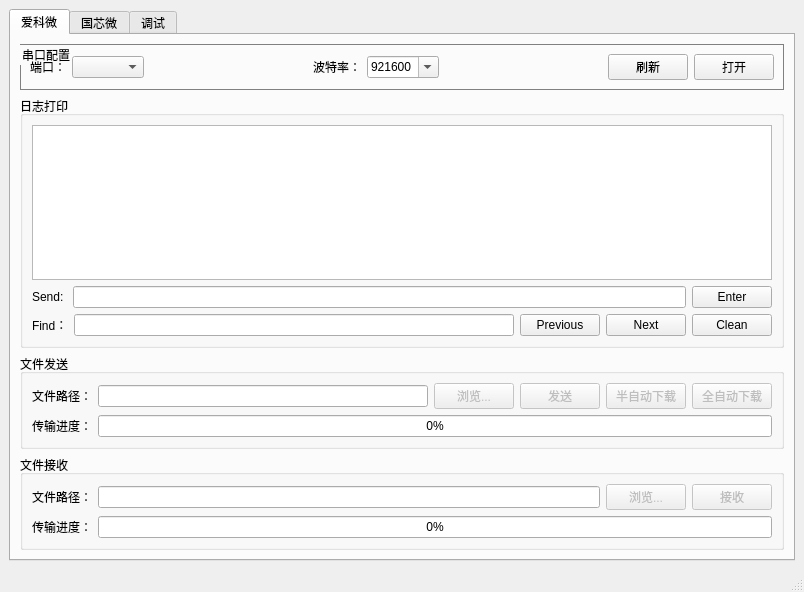
<?xml version="1.0" encoding="UTF-8"?>
<ui version="4.0">
 <class>MainWindow</class>
 <widget class="QMainWindow" name="MainWindow">
  <property name="geometry">
   <rect>
    <x>0</x>
    <y>0</y>
    <width>804</width>
    <height>592</height>
   </rect>
  </property>
  <property name="windowTitle">
   <string>MainWindow</string>
  </property>
  <property name="windowIcon">
   <iconset resource="resource.qrc">
    <normaloff>:/logo/resource/SerialPortYmodem.ico</normaloff>:/logo/resource/SerialPortYmodem.ico</iconset>
  </property>
  <widget class="QWidget" name="centralwidget">
   <layout class="QVBoxLayout" name="verticalLayout_3">
    <item>
     <widget class="QTabWidget" name="tabWidget">
      <property name="currentIndex">
       <number>0</number>
      </property>
      <widget class="QWidget" name="aic">
       <attribute name="title">
        <string>爱科微</string>
       </attribute>
       <layout class="QVBoxLayout" name="verticalLayout_4">
        <item>
         <widget class="QGroupBox" name="groupBox">
          <property name="contextMenuPolicy">
           <enum>Qt::ContextMenuPolicy::DefaultContextMenu</enum>
          </property>
          <property name="styleSheet">
           <string notr="true">QGroupBox{
    border-width:1px;
    border-style:solid;
    #border-radius: 5px;
    border-color:gray;
    margin-top:0.5ex;
}</string>
          </property>
          <property name="title">
           <string>串口配置</string>
          </property>
          <layout class="QHBoxLayout" name="horizontalLayout">
           <item>
            <widget class="QLabel" name="label">
             <property name="text">
              <string>端口：</string>
             </property>
            </widget>
           </item>
           <item>
            <widget class="QComboBox" name="comPort">
             <property name="maxVisibleItems">
              <number>12</number>
             </property>
            </widget>
           </item>
           <item>
            <spacer name="horizontalSpacer">
             <property name="orientation">
              <enum>Qt::Orientation::Horizontal</enum>
             </property>
             <property name="sizeHint" stdset="0">
              <size>
               <width>40</width>
               <height>20</height>
              </size>
             </property>
            </spacer>
           </item>
           <item>
            <widget class="QLabel" name="label_2">
             <property name="text">
              <string>波特率：</string>
             </property>
            </widget>
           </item>
           <item>
            <widget class="QComboBox" name="comBaudRate">
             <property name="editable">
              <bool>true</bool>
             </property>
             <property name="currentText">
              <string>921600</string>
             </property>
             <property name="currentIndex">
              <number>0</number>
             </property>
             <property name="maxVisibleItems">
              <number>12</number>
             </property>
             <item>
              <property name="text">
               <string>921600</string>
              </property>
             </item>
             <item>
              <property name="text">
               <string>460800</string>
              </property>
             </item>
             <item>
              <property name="text">
               <string>230400</string>
              </property>
             </item>
             <item>
              <property name="text">
               <string>115200</string>
              </property>
             </item>
             <item>
              <property name="text">
               <string>57600</string>
              </property>
             </item>
             <item>
              <property name="text">
               <string>38400</string>
              </property>
             </item>
             <item>
              <property name="text">
               <string>19200</string>
              </property>
             </item>
             <item>
              <property name="text">
               <string>9600</string>
              </property>
             </item>
             <item>
              <property name="text">
               <string>4800</string>
              </property>
             </item>
             <item>
              <property name="text">
               <string>2400</string>
              </property>
             </item>
             <item>
              <property name="text">
               <string>1200</string>
              </property>
             </item>
            </widget>
           </item>
           <item>
            <spacer name="horizontalSpacer_2">
             <property name="orientation">
              <enum>Qt::Orientation::Horizontal</enum>
             </property>
             <property name="sizeHint" stdset="0">
              <size>
               <width>40</width>
               <height>20</height>
              </size>
             </property>
            </spacer>
           </item>
           <item>
            <widget class="QPushButton" name="RefreshButton">
             <property name="text">
              <string>刷新</string>
             </property>
            </widget>
           </item>
           <item>
            <widget class="QPushButton" name="comButton">
             <property name="text">
              <string>打开</string>
             </property>
            </widget>
           </item>
          </layout>
         </widget>
        </item>
        <item>
         <widget class="QGroupBox" name="groupBox_4">
          <property name="styleSheet">
           <string notr="true"/>
          </property>
          <property name="title">
           <string>日志打印</string>
          </property>
          <layout class="QVBoxLayout" name="verticalLayout_5">
           <item>
            <widget class="QTextEdit" name="Uart_Output">
             <property name="font">
              <font>
               <pointsize>10</pointsize>
              </font>
             </property>
            </widget>
           </item>
           <item>
            <layout class="QHBoxLayout" name="horizontalLayout_9">
             <item>
              <widget class="QLabel" name="label_send">
               <property name="text">
                <string>Send: </string>
               </property>
              </widget>
             </item>
             <item>
              <widget class="QLineEdit" name="LineEdit_send"/>
             </item>
             <item>
              <widget class="QPushButton" name="Button_send_enter">
               <property name="text">
                <string>Enter</string>
               </property>
              </widget>
             </item>
            </layout>
           </item>
           <item>
            <layout class="QHBoxLayout" name="horizontalLayout_7">
             <item>
              <widget class="QLabel" name="label_7">
               <property name="text">
                <string>Find：</string>
               </property>
              </widget>
             </item>
             <item>
              <widget class="QLineEdit" name="LineEdit_Search"/>
             </item>
             <item>
              <widget class="QPushButton" name="Button_Find_Previous">
               <property name="text">
                <string>Previous</string>
               </property>
              </widget>
             </item>
             <item>
              <widget class="QPushButton" name="Button_Find_Next">
               <property name="maximumSize">
                <size>
                 <width>16777215</width>
                 <height>16777215</height>
                </size>
               </property>
               <property name="text">
                <string>Next</string>
               </property>
              </widget>
             </item>
             <item>
              <widget class="QPushButton" name="Button_Clean_Uart">
               <property name="text">
                <string>Clean</string>
               </property>
              </widget>
             </item>
            </layout>
           </item>
          </layout>
         </widget>
        </item>
        <item>
         <widget class="QGroupBox" name="groupBox_2">
          <property name="styleSheet">
           <string notr="true"/>
          </property>
          <property name="title">
           <string>文件发送</string>
          </property>
          <layout class="QVBoxLayout" name="verticalLayout">
           <item>
            <layout class="QHBoxLayout" name="horizontalLayout_2">
             <item>
              <widget class="QLabel" name="label_3">
               <property name="text">
                <string>文件路径：</string>
               </property>
              </widget>
             </item>
             <item>
              <widget class="QLineEdit" name="transmitPath">
               <property name="readOnly">
                <bool>false</bool>
               </property>
              </widget>
             </item>
             <item>
              <widget class="QPushButton" name="transmitBrowse">
               <property name="enabled">
                <bool>false</bool>
               </property>
               <property name="text">
                <string>浏览...</string>
               </property>
              </widget>
             </item>
             <item>
              <widget class="QPushButton" name="transmitButton">
               <property name="enabled">
                <bool>false</bool>
               </property>
               <property name="text">
                <string>发送</string>
               </property>
              </widget>
             </item>
             <item>
              <widget class="QPushButton" name="Button_semi_auto_load">
               <property name="enabled">
                <bool>false</bool>
               </property>
               <property name="maximumSize">
                <size>
                 <width>16777215</width>
                 <height>16777215</height>
                </size>
               </property>
               <property name="text">
                <string>半自动下载</string>
               </property>
              </widget>
             </item>
             <item>
              <widget class="QPushButton" name="Button_fully_auto_load">
               <property name="enabled">
                <bool>false</bool>
               </property>
               <property name="text">
                <string>全自动下载</string>
               </property>
              </widget>
             </item>
            </layout>
           </item>
           <item>
            <layout class="QHBoxLayout" name="horizontalLayout_3">
             <item>
              <widget class="QLabel" name="label_5">
               <property name="text">
                <string>传输进度：</string>
               </property>
              </widget>
             </item>
             <item>
              <widget class="QProgressBar" name="transmitProgress">
               <property name="maximumSize">
                <size>
                 <width>16777215</width>
                 <height>16777215</height>
                </size>
               </property>
               <property name="contextMenuPolicy">
                <enum>Qt::ContextMenuPolicy::DefaultContextMenu</enum>
               </property>
               <property name="styleSheet">
                <string notr="true">QProgressBar::chunk
{
border-radius:11px;
background:qlineargradient(spread:pad,x1:0,y1:0,x2:1,y2:0,stop:0 #01FAFF,stop:1  #26B4FF);
}
QProgressBar#progressBar
{
height:22px;
text-align:center;
font-size:14px;
color:white;
border-radius:11px;
background: #1D5573 ;
}</string>
               </property>
               <property name="value">
                <number>0</number>
               </property>
               <property name="alignment">
                <set>Qt::AlignmentFlag::AlignCenter</set>
               </property>
               <property name="orientation">
                <enum>Qt::Orientation::Horizontal</enum>
               </property>
              </widget>
             </item>
            </layout>
           </item>
          </layout>
         </widget>
        </item>
        <item>
         <widget class="QGroupBox" name="groupBox_3">
          <property name="styleSheet">
           <string notr="true"/>
          </property>
          <property name="title">
           <string>文件接收</string>
          </property>
          <layout class="QVBoxLayout" name="verticalLayout_2">
           <item>
            <layout class="QHBoxLayout" name="horizontalLayout_4">
             <item>
              <widget class="QLabel" name="label_4">
               <property name="text">
                <string>文件路径：</string>
               </property>
              </widget>
             </item>
             <item>
              <widget class="QLineEdit" name="receivePath">
               <property name="readOnly">
                <bool>true</bool>
               </property>
              </widget>
             </item>
             <item>
              <widget class="QPushButton" name="receiveBrowse">
               <property name="enabled">
                <bool>false</bool>
               </property>
               <property name="text">
                <string>浏览...</string>
               </property>
              </widget>
             </item>
             <item>
              <widget class="QPushButton" name="receiveButton">
               <property name="enabled">
                <bool>false</bool>
               </property>
               <property name="text">
                <string>接收</string>
               </property>
              </widget>
             </item>
            </layout>
           </item>
           <item>
            <layout class="QHBoxLayout" name="horizontalLayout_5">
             <item>
              <widget class="QLabel" name="label_6">
               <property name="text">
                <string>传输进度：</string>
               </property>
              </widget>
             </item>
             <item>
              <widget class="QProgressBar" name="receiveProgress">
               <property name="styleSheet">
                <string notr="true">QProgressBar::chunk
{
border-radius:11px;
background:qlineargradient(spread:pad,x1:0,y1:0,x2:1,y2:0,stop:0 #01FAFF,stop:1  #26B4FF);
}
QProgressBar#progressBar
{
height:22px;
text-align:center;
font-size:14px;
color:white;
border-radius:11px;
background: #1D5573 ;
}</string>
               </property>
               <property name="value">
                <number>0</number>
               </property>
               <property name="alignment">
                <set>Qt::AlignmentFlag::AlignCenter</set>
               </property>
              </widget>
             </item>
            </layout>
           </item>
          </layout>
         </widget>
        </item>
       </layout>
      </widget>
      <widget class="QWidget" name="apus">
       <attribute name="title">
        <string>国芯微</string>
       </attribute>
       <layout class="QVBoxLayout" name="verticalLayout_9">
        <item>
         <widget class="QGroupBox" name="groupBox_7">
          <property name="title">
           <string>串口配置</string>
          </property>
          <layout class="QHBoxLayout" name="horizontalLayout_13">
           <item>
            <widget class="QLabel" name="label_com">
             <property name="text">
              <string>端口：</string>
             </property>
            </widget>
           </item>
           <item>
            <widget class="QComboBox" name="comPort_apus">
             <property name="maxVisibleItems">
              <number>12</number>
             </property>
            </widget>
           </item>
           <item>
            <spacer name="horizontalSpacer_3">
             <property name="orientation">
              <enum>Qt::Orientation::Horizontal</enum>
             </property>
             <property name="sizeHint" stdset="0">
              <size>
               <width>40</width>
               <height>20</height>
              </size>
             </property>
            </spacer>
           </item>
           <item>
            <widget class="QLabel" name="label_bandrate">
             <property name="text">
              <string>波特率：</string>
             </property>
            </widget>
           </item>
           <item>
            <widget class="QComboBox" name="comBaudRate_apus">
             <property name="editable">
              <bool>true</bool>
             </property>
             <property name="currentText">
              <string>921600</string>
             </property>
             <property name="currentIndex">
              <number>0</number>
             </property>
             <property name="maxVisibleItems">
              <number>12</number>
             </property>
             <item>
              <property name="text">
               <string>921600</string>
              </property>
             </item>
             <item>
              <property name="text">
               <string>460800</string>
              </property>
             </item>
             <item>
              <property name="text">
               <string>230400</string>
              </property>
             </item>
             <item>
              <property name="text">
               <string>115200</string>
              </property>
             </item>
             <item>
              <property name="text">
               <string>57600</string>
              </property>
             </item>
             <item>
              <property name="text">
               <string>38400</string>
              </property>
             </item>
             <item>
              <property name="text">
               <string>19200</string>
              </property>
             </item>
             <item>
              <property name="text">
               <string>9600</string>
              </property>
             </item>
             <item>
              <property name="text">
               <string>4800</string>
              </property>
             </item>
             <item>
              <property name="text">
               <string>2400</string>
              </property>
             </item>
             <item>
              <property name="text">
               <string>1200</string>
              </property>
             </item>
            </widget>
           </item>
           <item>
            <spacer name="horizontalSpacer_4">
             <property name="orientation">
              <enum>Qt::Orientation::Horizontal</enum>
             </property>
             <property name="sizeHint" stdset="0">
              <size>
               <width>40</width>
               <height>20</height>
              </size>
             </property>
            </spacer>
           </item>
           <item>
            <widget class="QPushButton" name="RefreshButton_apus">
             <property name="text">
              <string>刷新</string>
             </property>
            </widget>
           </item>
           <item>
            <widget class="QPushButton" name="comButton_apus">
             <property name="text">
              <string>打开</string>
             </property>
            </widget>
           </item>
          </layout>
         </widget>
        </item>
        <item>
         <widget class="QGroupBox" name="groupBox_8">
          <property name="title">
           <string>烧录配置</string>
          </property>
          <layout class="QVBoxLayout" name="verticalLayout_10">
           <item>
            <layout class="QHBoxLayout" name="horizontalLayout_15">
             <item>
              <widget class="QLabel" name="apus_bin">
               <property name="text">
                <string>固件路径：</string>
               </property>
              </widget>
             </item>
             <item>
              <widget class="QLineEdit" name="binPath_apus"/>
             </item>
             <item>
              <widget class="QPushButton" name="transmitBrowse_apus">
               <property name="text">
                <string>浏览...</string>
               </property>
              </widget>
             </item>
            </layout>
           </item>
           <item>
            <layout class="QHBoxLayout" name="horizontalLayout_14">
             <item>
              <widget class="QLabel" name="label_flash">
               <property name="text">
                <string>烧录波特率：</string>
               </property>
              </widget>
             </item>
             <item>
              <widget class="QComboBox" name="comboBox_flash_apus">
               <item>
                <property name="text">
                 <string>115200</string>
                </property>
               </item>
               <item>
                <property name="text">
                 <string>1000000</string>
                </property>
               </item>
               <item>
                <property name="text">
                 <string>1152000</string>
                </property>
               </item>
               <item>
                <property name="text">
                 <string>2000000</string>
                </property>
               </item>
              </widget>
             </item>
             <item>
              <spacer name="horizontalSpacer_5">
               <property name="orientation">
                <enum>Qt::Orientation::Horizontal</enum>
               </property>
               <property name="sizeHint" stdset="0">
                <size>
                 <width>40</width>
                 <height>20</height>
                </size>
               </property>
              </spacer>
             </item>
             <item>
              <widget class="QPushButton" name="Button_flash_apus">
               <property name="text">
                <string>一键烧录</string>
               </property>
              </widget>
             </item>
            </layout>
           </item>
          </layout>
         </widget>
        </item>
        <item>
         <widget class="QGroupBox" name="groupBox_6">
          <property name="title">
           <string>日志打印</string>
          </property>
          <layout class="QVBoxLayout" name="verticalLayout_8">
           <item>
            <widget class="QTextEdit" name="Uart_Output_apus">
             <property name="font">
              <font>
               <pointsize>10</pointsize>
              </font>
             </property>
            </widget>
           </item>
           <item>
            <layout class="QHBoxLayout" name="horizontalLayout_10"/>
           </item>
           <item>
            <layout class="QHBoxLayout" name="horizontalLayout_12">
             <item>
              <widget class="QLabel" name="label_8">
               <property name="text">
                <string>Find：</string>
               </property>
              </widget>
             </item>
             <item>
              <widget class="QLineEdit" name="LineEdit_Search_apus"/>
             </item>
             <item>
              <widget class="QPushButton" name="Button_Find_Previous_apus">
               <property name="text">
                <string>Previous</string>
               </property>
              </widget>
             </item>
             <item>
              <widget class="QPushButton" name="Button_Find_Next_apus">
               <property name="maximumSize">
                <size>
                 <width>16777215</width>
                 <height>16777215</height>
                </size>
               </property>
               <property name="text">
                <string>Next</string>
               </property>
              </widget>
             </item>
             <item>
              <widget class="QPushButton" name="Button_Clean_Uart_apus">
               <property name="text">
                <string>Clean</string>
               </property>
              </widget>
             </item>
            </layout>
           </item>
          </layout>
         </widget>
        </item>
       </layout>
      </widget>
      <widget class="QWidget" name="debug">
       <attribute name="title">
        <string>调试</string>
       </attribute>
       <layout class="QVBoxLayout" name="verticalLayout_7">
        <item>
         <widget class="QGroupBox" name="groupBox_5">
          <property name="title">
           <string>软件日志输出</string>
          </property>
          <layout class="QVBoxLayout" name="verticalLayout_6">
           <item>
            <widget class="QTextEdit" name="LogOutput"/>
           </item>
           <item>
            <layout class="QHBoxLayout" name="horizontalLayout_11">
             <item>
              <widget class="QPushButton" name="Button_Enter_Boot">
               <property name="text">
                <string>Enter Boot</string>
               </property>
              </widget>
             </item>
             <item>
              <widget class="QPushButton" name="Button_Set_Boot">
               <property name="text">
                <string>Set Boot</string>
               </property>
              </widget>
             </item>
             <item>
              <widget class="QPushButton" name="Button_mcu_cun">
               <property name="text">
                <string>Exit Boot and run</string>
               </property>
              </widget>
             </item>
            </layout>
           </item>
           <item>
            <layout class="QHBoxLayout" name="horizontalLayout_8">
             <item>
              <widget class="QPushButton" name="pushButton_function_1">
               <property name="text">
                <string>Function 1</string>
               </property>
              </widget>
             </item>
             <item>
              <widget class="QPushButton" name="ButtonLogClean">
               <property name="text">
                <string>Clean</string>
               </property>
              </widget>
             </item>
            </layout>
           </item>
          </layout>
         </widget>
        </item>
       </layout>
      </widget>
     </widget>
    </item>
   </layout>
  </widget>
  <widget class="QStatusBar" name="statusBar"/>
 </widget>
 <resources>
  <include location="resource.qrc"/>
 </resources>
 <connections/>
</ui>
